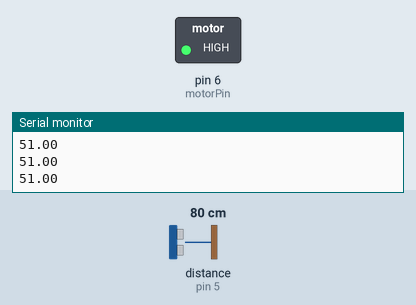
The sketch below on a simulated Arduino Uno, built with avr-gcc and run on an emulated ATmega328P. Shown: switched loads named in the sketch (green lamp = pin HIGH), the last lines printed to the serial monitor. Wiring (inferred from the names in the program): ultrasonic range finder: trigger pin 4; echo pin 5. The test bench sets the inputs (shaded band); at power-on: distance to the obstacle (sensor on pin 5) 80 cm. The echo pulse lasts 58.3 µs per cm; pins used as bus, display or sensor lines are not drawn.

Above: at 1.2 s.
1.3 s: distance to the obstacle (sensor on pin 5) set to 9 cm
At 2.1 s:
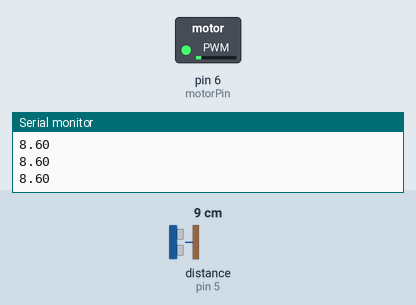
4.3 s: distance to the obstacle (sensor on pin 5) set to 2 cm
5.8 s: distance to the obstacle (sensor on pin 5) set to 4 cm
7.3 s: distance to the obstacle (sensor on pin 5) set to 6 cm
10.3 s: distance to the obstacle (sensor on pin 5) set to 18 cm
At 10.6 s:
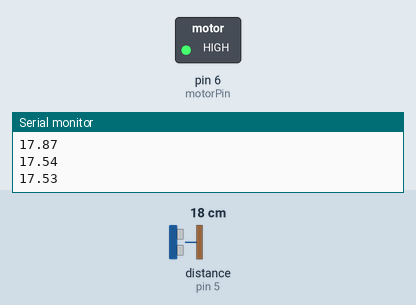
Timing chart, 0 to 12.8 s (numbered marks = the images above; inputs shaded):
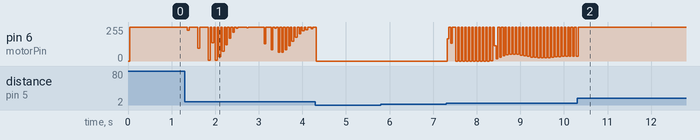

The sketch:

Train_2019A_04_23.ino
```cpp
//
// Train_2019A_Template
// 2019-04-15 : BDK
//
#define deltaT_ms 40 // digital control frame rate
//
#define pingTrigPin 4 // ping sensor trigger pin (output from Arduino)
#define pingEchoPin 5 // ping sensor echo pin (input to Arduino)
#define motorPin 6  // PWM from motor
//


void setup(void)
{
  //
  // set pin states
  //
  pinMode(pingTrigPin, OUTPUT);
  pinMode(pingEchoPin, INPUT);
  setTrainMotorPWM(0);
  //
  // Initialize serial communication
  // Use high baud rate to allow rapid execution
  //
  Serial.begin(57600);
  Serial.println("Train Control Running");
}

////////////////////////////////////////////////////////////
// start main loop
////////////////////////////////////////////////////////////
void loop(void)
{
  //
  // wait for fixed frame rate
  //
  static unsigned long millisLast = 0;
  word deltaT_ms_actual;
  while (millis() - millisLast < deltaT_ms) {  }
  deltaT_ms_actual = millis() - millisLast;
  millisLast = millis();
  //Serial.print(deltaT_ms_actual); Serial.print(" ");
  //
  // Get the ping distance to the train ahead
  //
  double d_Ping_cm = 0.0;
  d_Ping_cm = getPingDistance_cm();
  Serial.print(d_Ping_cm); Serial.print(" ");
  //
  // do the control law calculations -- MUST BE IN SUBROUTINE!
  //
  byte train_control_pwm=0;
  train_control_pwm = train_control_law(d_Ping_cm);
  //Serial.print(train_control_pwm); Serial.print(" ");
  //
  // send the PWM command to the motor
  //
  setTrainMotorPWM(train_control_pwm);
  //
  // new line for serial terminal
  //
  Serial.println();
}
////////////////////////////////////////////////////////////
// end main loop
////////////////////////////////////////////////////////////

////////////////////////////////////////////////////////////
// Ping Sensor Input
////////////////////////////////////////////////////////////
double getPingDistance_cm()
{
  //
  // 3000 us timeout to prevent large delay when no train detected
  //
  const long timeout_us = 3000;
  //
  // pingTrigPin = trigger pin
  // pingEchoPin = echo pin
  // The PING))) is triggered by a HIGH pulse of 2 or more microseconds.
  // Give a short LOW pulse beforehand to ensure a clean HIGH pulse:
  //
  digitalWrite(pingTrigPin, LOW);
  delayMicroseconds(2);
  digitalWrite(pingTrigPin, HIGH);
  delayMicroseconds(5);
  digitalWrite(pingTrigPin, LOW);
  //
  // The echo pin is used to read the signal from the PING))): a HIGH
  // pulse whose duration is the time (in microseconds) from the sending
  // of the ping to the reception of its echo off of an object.
  //
  unsigned long echo_time;
  echo_time = pulseIn(pingEchoPin, HIGH, timeout_us);
  if (echo_time == 0)
 {
    echo_time = timeout_us;
 }
  //
  // compute distance
  // use the speed of sound (google)
  // and the echo_time measurement
  //
  double d_cm = 0.017*echo_time;
  //
  // return the computed distance
  //
  return d_cm;
}

////////////////////////////////////////////////////////////
// Train Motor Output
////////////////////////////////////////////////////////////
void setTrainMotorPWM(byte pwm_command)
{
  analogWrite(motorPin, pwm_command);
  delay(2); // this was put here for a reason, but I forget
  return;
}
////////////////////////////////////////////////////////////
// end of Train Motor Output
////////////////////////////////////////////////////////////

////////////////////////////////////////////////////////////
// train control law
////////////////////////////////////////////////////////////
byte train_control_law(double y_sensor)
{
  byte train_control_pwm;
  double Ki=2, lead=0; //Control parameters
  static double last_time=0.0, err=0.0, errlast=0.0, lead_last=0;
  static double total=0.75, u=0.75, ulast=0.75, yd=7.5, ydlast=7.5; //Warm Start
  double current_time = millis(); //returns the number of milliseconds passed since the Arduino started running the program
  double delta_time = current_time - last_time; //delta time interval
  last_time=current_time; //Update last_time
  if (y_sensor <= 5) return 0; //Stop condition
  if (delta_time >= deltaT_ms){
    yd = (0.001*deltaT_ms*10*ulast + ydlast*0.4)/(0.001*deltaT_ms + 0.4); //Low Pass Filter
    if(yd>10) yd=10; else if (yd<5) yd=5; //Capping the filter
    err = y_sensor-yd; //Error calculation
    total += err; //For the integral control
    if(Ki*total*0.001*deltaT_ms>1) total=1/0.08; else if(total<0) total=0; //Capping integral control
    lead = (3*0.3731*(err-errlast) + 3*(0.001*deltaT_ms) + (0.0268*lead_last))/(0.001*deltaT_ms + 0.0268); //Lead compensator equation
    if(lead>1) lead=1; else if(lead<0) lead=0; //Capping lead compensator
    u = Ki*total*0.001*deltaT_ms + lead;  //Compute PID control
    if(u>1) u=1; else if(u<0) u=0; //Capping total input
    errlast = err; ulast=u; ydlast=yd; lead_last=lead; //Updating the values for next iteration
  }
  double train_control_percent =  u*100; //multiply to make percent
  train_control_pwm = constrain(2.55 * train_control_percent,0,255); // scale percent into PWM byte
  return train_control_pwm;
}
////////////////////////////////////////////////////////////
// end of train control law
////////////////////////////////////////////////////////////
```

Measured:
- after the input at 10.3 s, pin 6 (motorPin): goes on until 10.3 s, then stays 255/255
